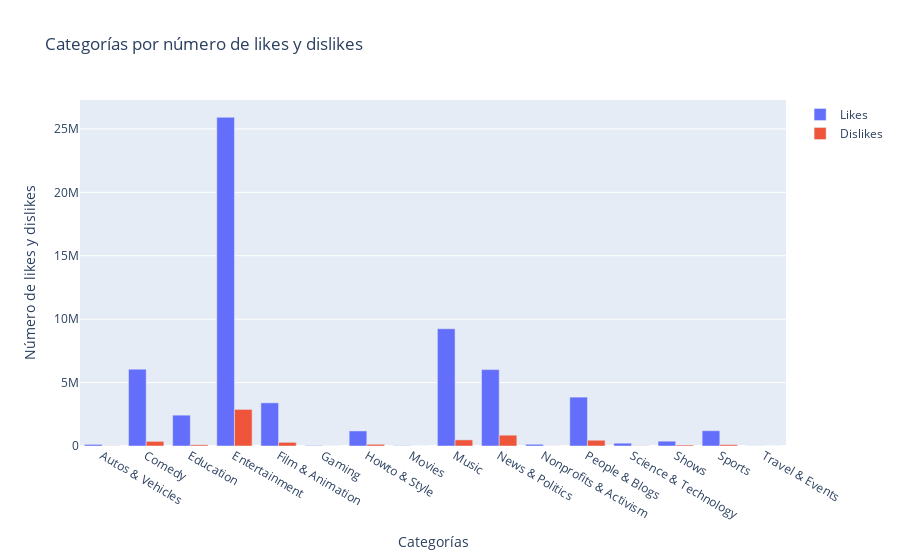

Here is the notebook cell this chart was saved with:
### Markdown cell above
### 2.- ¿Qué categorías de videos son los que más gustan? ¿Y las que menos gustan?

### Code cell
counts2 = df_limpio.groupby("category")
counts2a = pd.DataFrame(counts2.sum()["likes"])
counts2b = pd.DataFrame(counts2.sum()["dislikes"])

counts2a["dislikes"] = counts2b["dislikes"]
print(counts2a)

data = [go.Bar(
    name = 'Likes',
    y = counts2a['likes'],
    x = counts2a.index
    ),
    go.Bar(
    name = 'Dislikes',
    y = counts2a['dislikes'],
    x = counts2a.index
    )
]
layout = go.Layout(
    title = 'Categorías por número de likes y dislikes',
    yaxis = dict(title = 'Número de likes y dislikes'),
    xaxis = dict(title = 'Categorías')
)

fig = go.Figure(data = data, layout = layout)

fig.iplot()

### Figure 1 — Plotly figure (JSON) as saved in the notebook; plotly's stock layout.template omitted (floating-point values rounded to 4 significant figures)
{"data": [{"name": "Likes", "type": "bar", "x": ["Autos & Vehicles", "Comedy", "Education", "Entertainment", "Film & Animation", "Gaming", "Howto & Style", "Movies", "Music", "News & Politics", "Nonprofits & Activism", "People & Blogs", "Science & Technology", "Shows", "Sports", "Travel & Events"], "y": [127130, 6056816, 2431722, 25918012, 3402832, 36428, 1187339, 22406, 9243803, 6023716, 134995, 3853299, 222172, 379838, 1204878, 7647]}, {"name": "Dislikes", "type": "bar", "x": ["Autos & Vehicles", "Comedy", "Education", "Entertainment", "Film & Animation", "Gaming", "Howto & Style", "Movies", "Music", "News & Politics", "Nonprofits & Activism", "People & Blogs", "Science & Technology", "Shows", "Sports", "Travel & Events"], "y": [11797, 366268, 96048, 2886216, 289027, 3826, 133662, 747, 482643, 852615, 6776, 452422, 18378, 77919, 105133, 438]}], "layout": {"title": {"text": "Categorías por número de likes y dislikes"}, "xaxis": {"title": {"text": "Categorías"}}, "yaxis": {"title": {"text": "Número de likes y dislikes"}}}}
